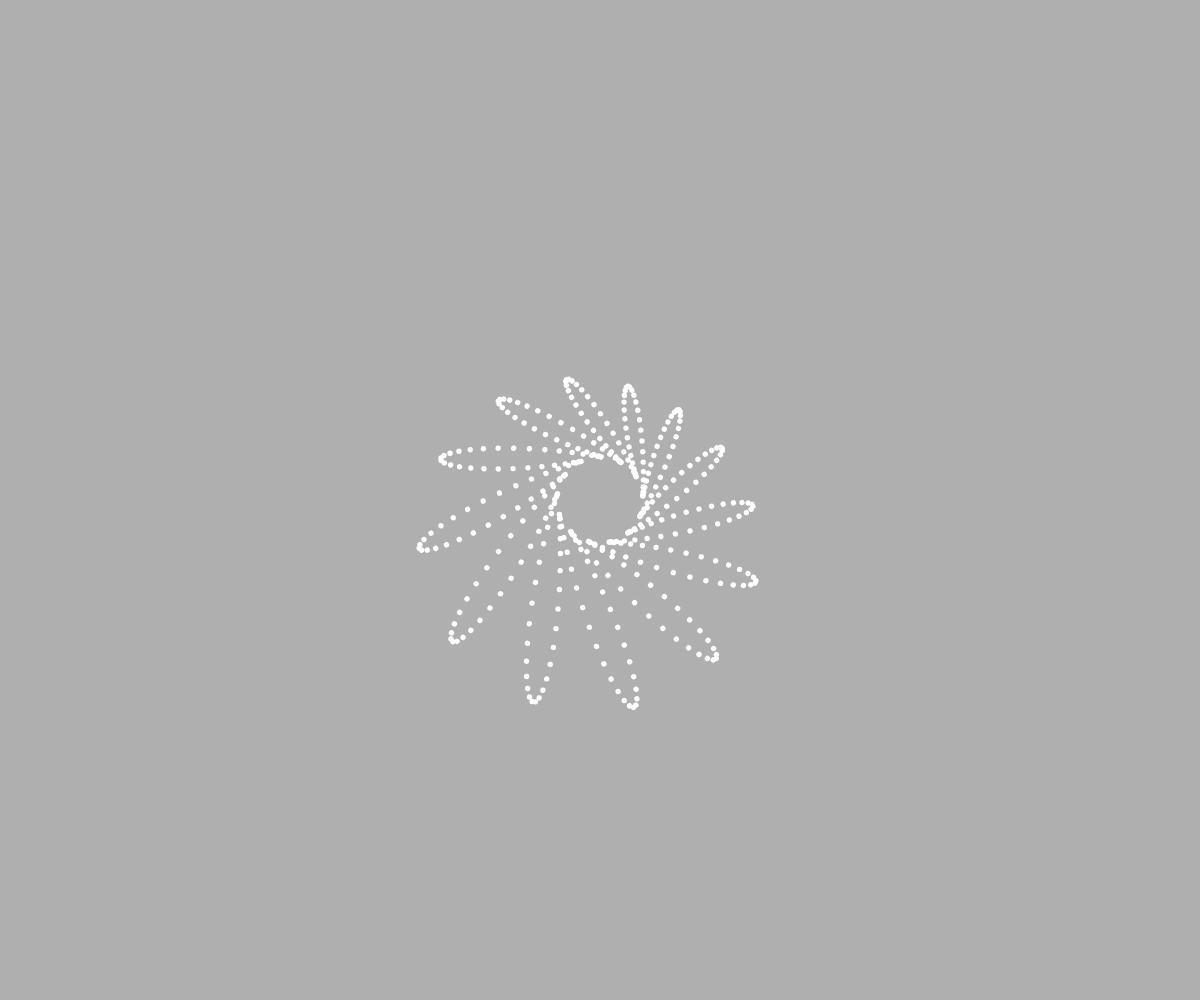
Frame 1 (no input)
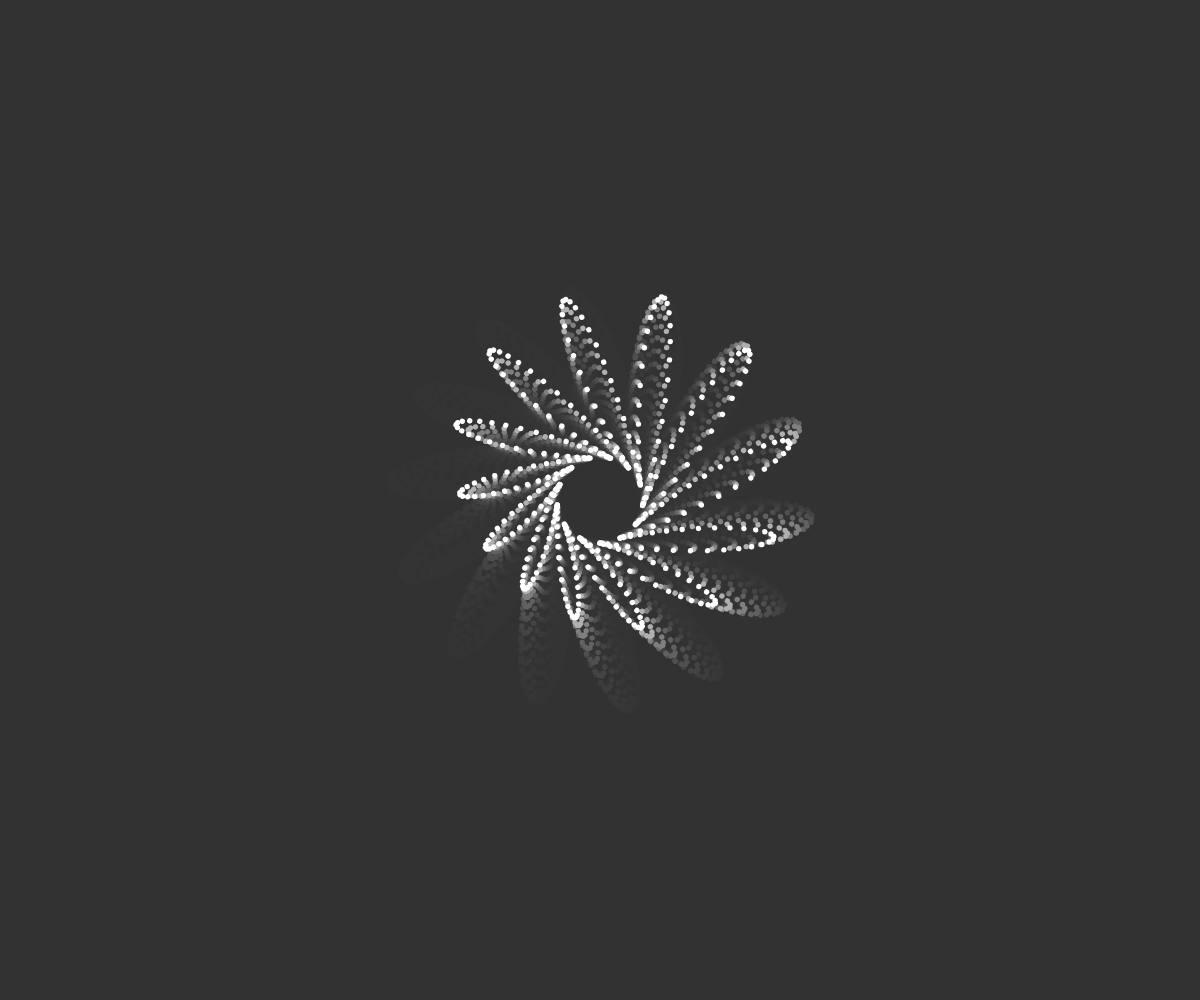
Frame 60 (no input)
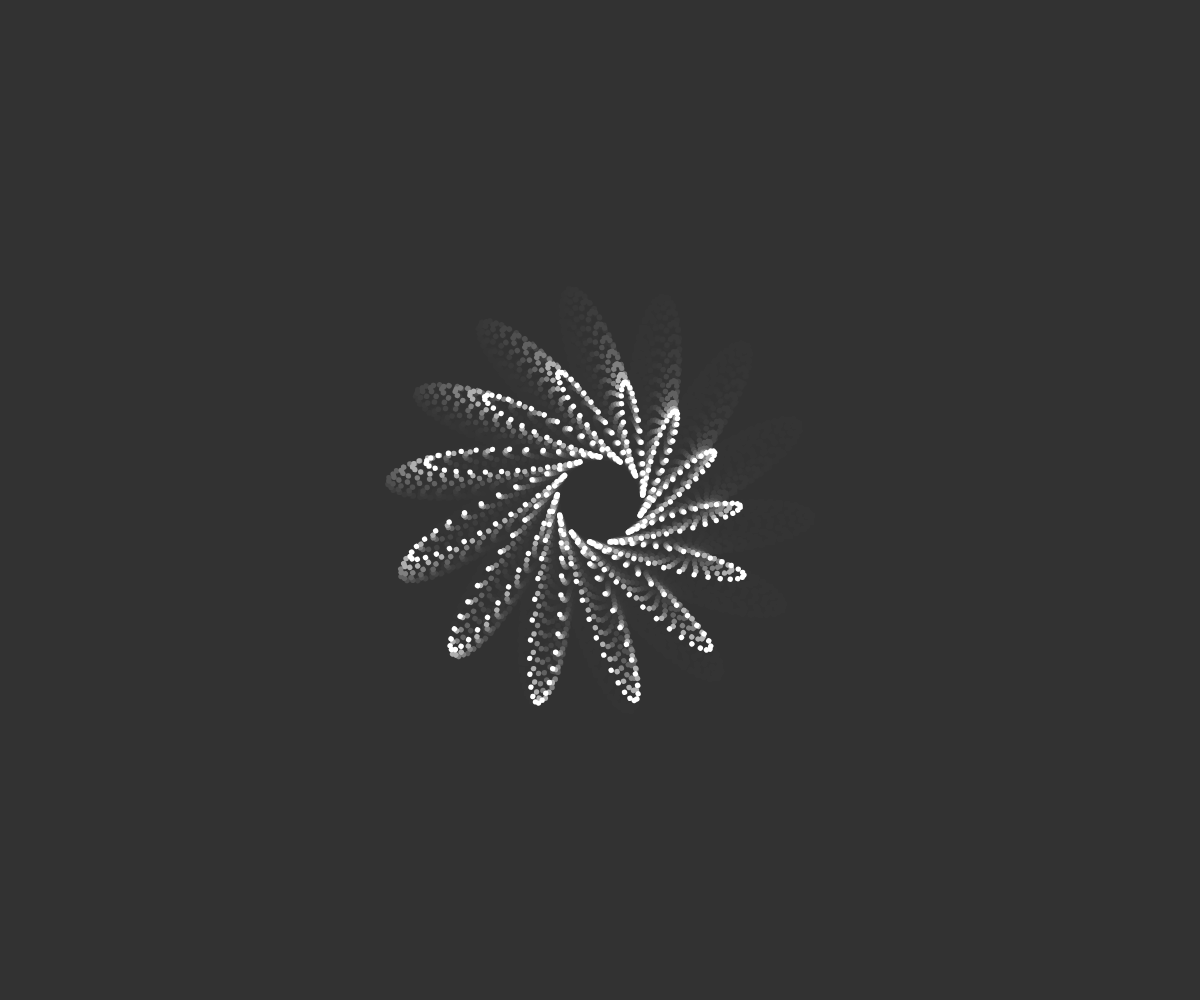
Frame 120 (the mouse pressed at the canvas centre since frame 60)

The p5.js sketch that drew these frames (run headless with seeded random() and noise() and a simulated clock; from frame 60 on, the mouse is pressed at the canvas centre):

// p5.js sketch
// ── sketch.js
let spd = 24,
	num = 400,
	scl,
	rot = 0;

function setup() {
	createCanvas(windowWidth, windowHeight);
	scl = width / 222;
	smooth(4);
	noStroke();
}

function draw() {
	background(51, 100);
	let r = PI;
	for (let i = 0; i < num; i++) {
		var offSet = TWO_PI / num * i;
		push();
		translate(width / 2, height / 2);
		rotate(r);
		let d = map(sin(rot - offSet), -1, 1, 100, 200);
		let x = width / 133 + map(cos(rot + offSet * 13), -1, 1, .1, d);
		ellipse(x, 42, scl, scl);
		r += (TWO_PI / num);
		pop();
	}
	rot -= TWO_PI / spd;
}

function windowResized() {
	resizeCanvas(windowWidth, windowHeight);
}
